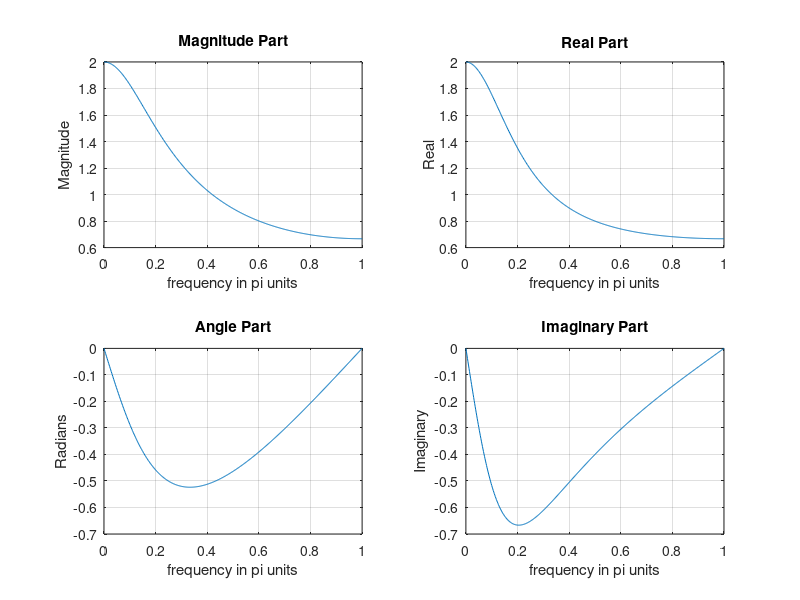

The MATLAB script that drew this image:
% [0, pi] axis divided into 501 points.
% Example 3.3
w = [0:1:500]*pi/500;  
X = exp(j*w) ./ (exp(j*w) - 0.5*ones(1,501));
magX = abs(X); angX = angle(X); realX = real(X); imagX = imag(X);

subplot(2,2,1); plot(w/pi,magX); grid
xlabel('frequency in pi units'); title('Magnitude Part'); ylabel('Magnitude')
subplot(2,2,3); plot(w/pi,angX); grid
xlabel('frequency in pi units'); title('Angle Part'); ylabel('Radians')
subplot(2,2,2); plot(w/pi,realX); grid
xlabel('frequency in pi units'); title('Real Part'); ylabel('Real')
subplot(2,2,4); plot(w/pi,imagX); grid
xlabel('frequency in pi units'); title('Imaginary Part'); ylabel('Imaginary')

